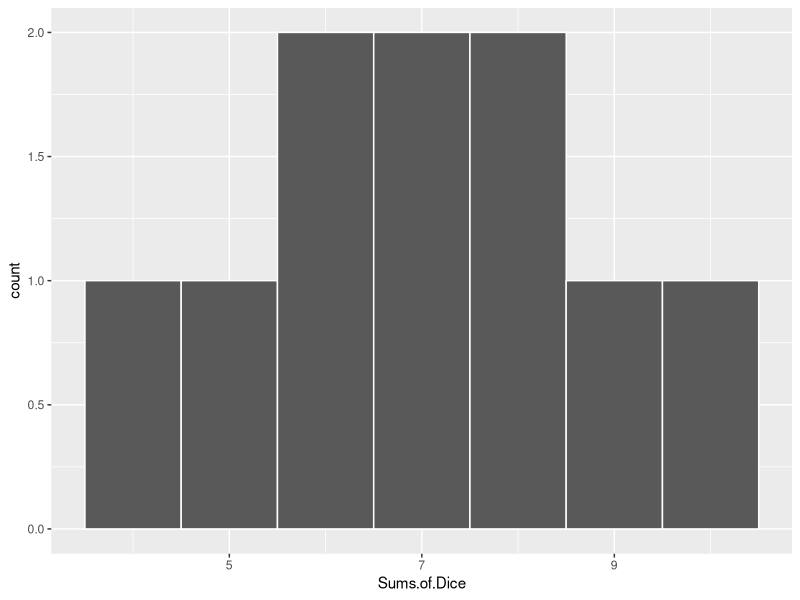
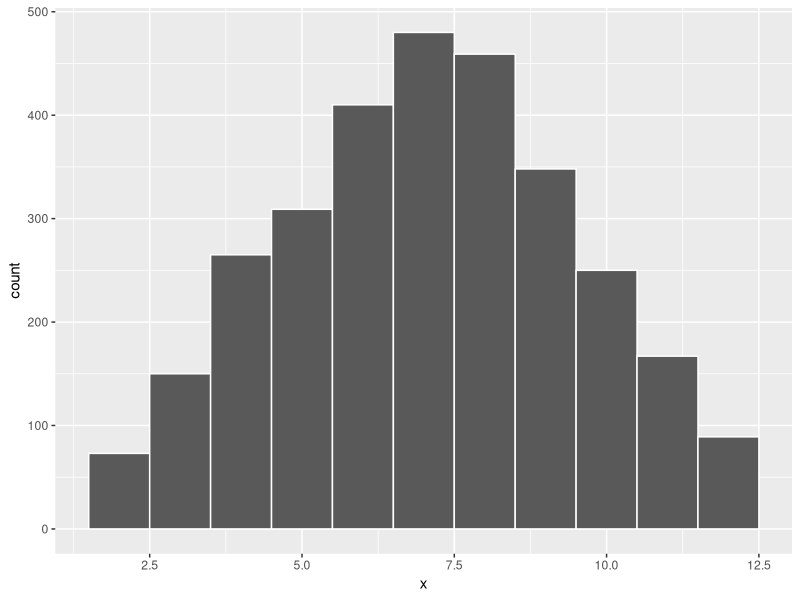
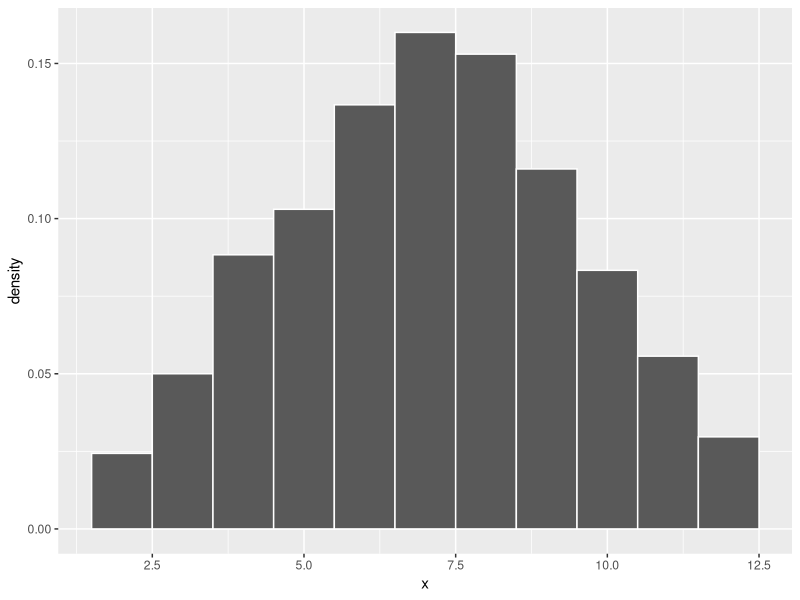
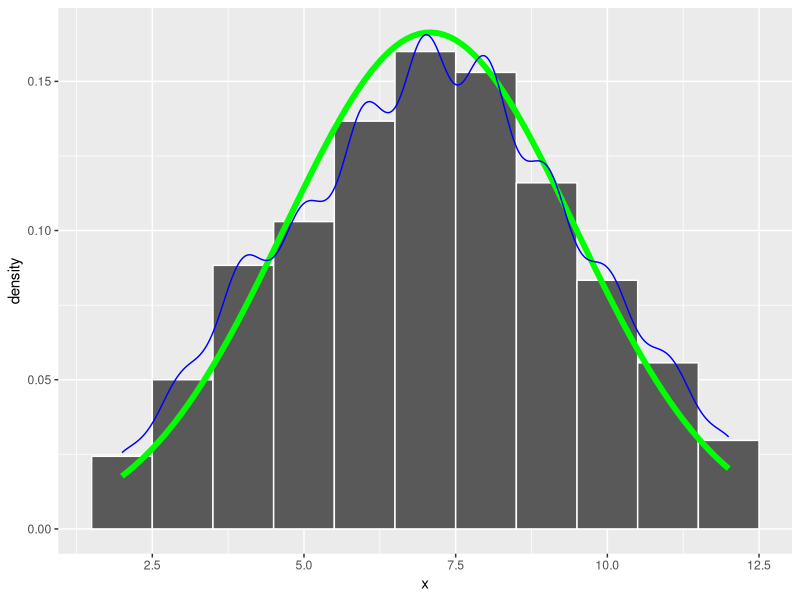
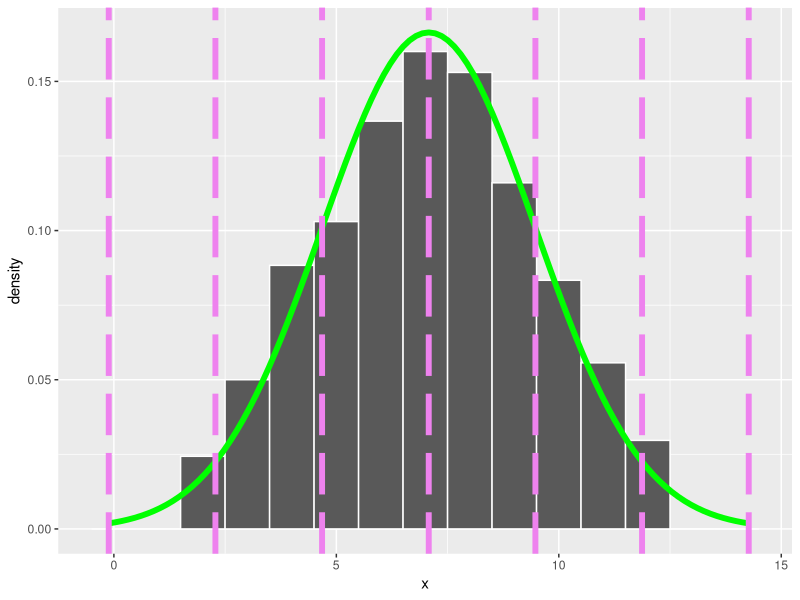

The R script that drew these images, in order: (Note: this script raises an error after producing the figures.)
## ---- chunk 1
knitr::opts_chunk$set(echo = TRUE)
## ---- chunk 2
library(tidyverse)
## ---- chunk 3
dice_rolls = c(4, 7, 5, 7, 9, 10, 8, 6, 8, 6)  # actually roll two dice and add them at least ten times. Enter your data here.
j=0 # We'll use this later. 
play=0 # We'll use this later. 
## ---- chunk 4
dice_gathered <- 
  dice_rolls %>% 
    data.frame(`Sums of Dice`=.)
str(dice_gathered)
## ---- chunk 5
dice_gathered %>% 
  ggplot(
    aes(Sums.of.Dice)
    ) + 
    geom_histogram(
      col="white",
      binwidth=1
      )
## ---- chunk 6
#initialize dice_sums 
dice_sums <- 0 
num_rolls = 3000    # pick a big number and replace 100 with your number. 
for(i in 1:num_rolls) {
  dice_sums[i] = sample(1:6,1)+sample(1:6,1)
}
dice_data <- 
  dice_sums %>% 
    data.frame(x=.)
dice_data %>% 
  ggplot(
    aes(x)
    ) + 
    geom_histogram(
      col="white",
      binwidth=1
      )
dice_data %>% 
  ggplot(
    aes(x)
    ) + 
    geom_histogram(
      aes(y=..density..),
      col="white",
      binwidth=1
      )
dice_data %>% 
  ggplot(
    aes(x)
    ) + 
    geom_histogram(
      aes(y=..density..),
      col="white",
      binwidth=1
      ) +
   stat_function(      #draws bell curve
    fun=dnorm, 
    args=list(
        mean=mean(dice_data$x), 
       sd=sd(dice_data$x)
        ), 
    col = "green", 
    size = 2
    ) +
  geom_density(
      col="blue"
    )
## ---- chunk 7
# requires running the code block that initializes and generates dice_data.
sum_mean <- 
  dice_data$x %>% 
    mean()
sum_sd <-
  dice_data$x %>% 
    sd()
sum_min <- 
    dice_data$x %>% 
    min()
sum_max <- 
  dice_data$x %>% 
    max()
sum_left=0
sum_left[1]=sum_mean - 3*sum_sd #loads sum_left with the leftmost spot.
for(i in 1:6){
  sum_left[i+1]=sum_left[i]+sum_sd   #computes the next spot by going right one standard deviation and saves it in sum_left.
}
#sum_left[4] = NA   # optional code to remove the middle line (where the mean is). R will grumble a little as it counts from 1 to 7 and has to skip 4. 
dice_data %>% 
  ggplot(
    aes(x)
    ) + 
    geom_histogram(
      aes(y=..density..),
      col="white",
      binwidth=1
      ) +
   stat_function(      #draws bell curve
    fun=dnorm, 
    args=list(
        mean=mean(dice_data$x), 
       sd=sd(dice_data$x)
        ), 
    col = "green", 
    size = 2
    ) + 
    geom_vline(
     xintercept = sum_left,    #plots all veritcal lines at once. 
     col="violet", 
     linetype="longdash",
     size=2)
dice_data %>% 
  ggplot(
    aes(x)
    ) + 
    geom_histogram(
      aes(y=..density..),
      col="white",
      binwidth=1
      ) +
   stat_function(      #draws bell curve
    fun=dnorm, 
    args=list(
        mean=mean(dice_data$x), 
       sd=sd(dice_data$x)
        ), 
    col = "green", 
    size = 2
    ) + 
    geom_vline(
     xintercept = sum_left,    #plots all veritcal lines at once. 
     col="violet", 
     linetype="longdash",
     size=2) + 
  stat_function(      #shades in innermost region
    fun=dnorm_sd, 
    args=list(numsd = 1), 
    geom="area",
    fill="red", 
    alpha=0.3
  ) +
  stat_function(      #shades in next region
    fun=dnorm_sd, 
    args=list(numsd = 2), 
    geom="area",
    fill="orange", 
    alpha=0.3
  ) +
  stat_function(      #shades in final region
    fun=dnorm_sd, 
    args=list(numsd = 3), 
    geom="area",
    fill="yellow", 
    alpha=0.3
  ) 
dice_data %>% 
  ggplot(
    aes(x)
    ) + 
    geom_histogram(
      aes(y=..density..),
      col="white",
      binwidth=1
      ) +
   stat_function(      #draws bell curve
    fun=dnorm, 
    args=list(
        mean=mean(dice_data$x), 
       sd=sd(dice_data$x)
        ), 
    col = "green", 
    size = 2
    ) + 
  stat_function(      #shades in innermost region
    fun=dnorm_sd, 
    args=list(numsd = 1), 
    geom="area",
    fill="red", 
    alpha=0.3
  ) +
  stat_function(      #shades in next region
    fun=dnorm_sd, 
    args=list(numsd = 2), 
    geom="area",
    fill="orange", 
    alpha=0.3
  ) +
  stat_function(      #shades in final region
    fun=dnorm_sd, 
    args=list(numsd = 3), 
    geom="area",
    fill="yellow", 
    alpha=0.3
  )
## ---- chunk 8
#initialize dice_sums 
dice_sums <- 0 
num_rolls = 100    # pick a big number and replace 100 with your number. 
for(i in 1:num_rolls) {
  dice_sums[i] = sample(1:6,1)+sample(1:6,1)
}
dice_data <- 
  dice_sums %>% 
    data.frame(x=.)
# Make sure these two have been initialized for your data set. 
sum_mean <- 
  dice_data$x %>% 
    mean()
sum_sd <- 
  dice_data$x %>% 
    sd() 
play[j]=sum_mean  #ignore these two lines the first time you see them. 
j=j+1 
# Fancy function defined to allow for shading. 
dnorm_sd <- function(x,numsd){
  norm_sd <- dnorm(x,sum_mean, sum_sd)
  lb = sum_mean - numsd*sum_sd  #left bound 
  rb = sum_mean + numsd*sum_sd  #right bound 
  # Force NA values outside interval x in [leftbound, rightbound]:
  norm_sd[x <= lb | x >= rb] <- NA
  return(norm_sd)   #return is the result of the function dnorm_sd 
}
dice_data %>% 
  ggplot(
    aes(x)
    ) + 
    geom_histogram(
      aes(y=..density..),
      col="white",
      binwidth=1
      ) +
   stat_function(      #draws bell curve
    fun=dnorm, 
    args=list(
        mean=mean(dice_data$x), 
       sd=sd(dice_data$x)
        ), 
    col = "green", 
    size = 2
    ) + 
  stat_function(      #shades in innermost region
    fun=dnorm_sd, 
    args=list(numsd = 1), 
    geom="area",
    fill="red", 
    alpha=0.3
  ) +
  stat_function(      #shades in next region
    fun=dnorm_sd, 
    args=list(numsd = 2), 
    geom="area",
    fill="orange", 
    alpha=0.3
  ) +
  stat_function(      #shades in final region
    fun=dnorm_sd, 
    args=list(numsd = 3), 
    geom="area",
    fill="yellow", 
    alpha=0.3
  )
## ---- chunk 9
#initialize dice_sums 
dice_sums <- 0 
num_rolls = 100    # pick a big number and replace 100 with your number. 
for(i in 1:num_rolls) {
  dice_sums[i] = sample(1:6,1)+sample(1:6,1)
}
dice_data <- 
  dice_sums %>% 
    data.frame(x=.)
# Make sure these two have been initialized for your data set. 
sum_mean <- 
  dice_data$x %>% 
    mean()
sum_sd <- 
  dice_data$x %>% 
    sd() 
play[j]=sum_mean  #ignore these two lines the first time you see them. 
j=j+1 
obs = c(sum_mean,dice_data$x[sample(1:100,1)])   #picks an observation at random.
obs_cols = c("violet","blue")
#calculates z-score
z_score = (obs[2]-obs[1])/sum_sd      #obs[2] pulls the observation's information and obs[1] pulls the mean of the sample. 
area=integrate(dnorm,0,z_score)
cat("Obs value: ", obs[2],"\nmean: ", obs[1], "\nz-score: ", z_score, "\nPercent of observances between observation and mean: ", 100*abs(area$value),"%")
# Fancy function defined to allow for shading. 
dnorm_sd <- function(x,numsd){
  norm_sd <- dnorm(x,sum_mean, sum_sd)
  lb = sum_mean - numsd*sum_sd  #left bound 
  rb = sum_mean + numsd*sum_sd  #right bound 
  # Force NA values outside interval x in [leftbound, rightbound]:
  norm_sd[x <= lb | x >= rb] <- NA
  return(norm_sd)   #return is the result of the function dnorm_sd 
}
dice_data %>% 
  ggplot(
    aes(x)
    ) + 
    geom_histogram(
      aes(y=..density..),
      col="white",
      binwidth=1
      ) +
   stat_function(      #draws bell curve
    fun=dnorm, 
    args=list(
        mean=mean(dice_data$x), 
       sd=sd(dice_data$x)
        ), 
    col = "green", 
    size = 2
    ) + 
  stat_function(      #shades in innermost region
    fun=dnorm_sd, 
    args=list(numsd = 1), 
    geom="area",
    fill="red", 
    alpha=0.3
  ) +
  stat_function(      #shades in next region
    fun=dnorm_sd, 
    args=list(numsd = 2), 
    geom="area",
    fill="orange", 
    alpha=0.3
  ) +
  stat_function(      #shades in final region
    fun=dnorm_sd, 
    args=list(numsd = 3), 
    geom="area",
    fill="yellow", 
    alpha=0.3
  ) +
  geom_vline(
    xintercept=obs, 
    linetype="longdash", 
    col=obs_cols,
    size=2
  )
## ---- chunk 10
sample_data <- 
  play %>% 
    data.frame("average.sample.sum"=.)
samples_mean <- 
  sample_data$average.sample.sum %>% 
    mean()
samples_sd <-
  sample_data$average.sample.sum %>% 
    sd()
samples_min <- 
    sample_data$average.sample.sum %>% 
    min()
samples_max <- 
  sample_data$average.sample.sum %>% 
    max()
samples_buckets=(samples_max-samples_min)/10 # to make 10+1=11 buckets in a histogram.
sample_data %>% 
  ggplot( aes(average.sample.sum)
  ) + 
  geom_histogram(
    col="white",
    binwidth=samples_buckets
    )  
## ---- chunk 11
#fast forward. 
dice_sums <- 0 
num_rolls = 100 
clicks=1500
#j=1    # if starting from scratch uncomment this line to initialize j. 
for(k in j:clicks){
    for(i in 1:num_rolls) {
      dice_sums[i] = sample(1:6,1)+sample(1:6,1)
    }
    play[k]=mean(dice_sums)
  }
